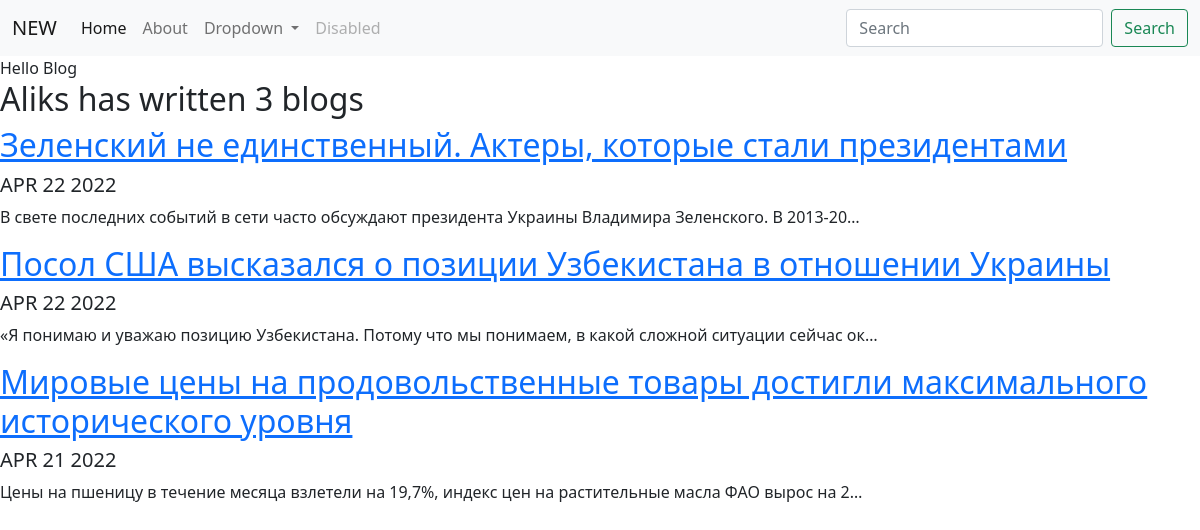
Screenshot of /blog/ with the database file from the repository.
### blog/models.py (models this page shows, shortened)
class Blog(models.Model):
    title = models.CharField(max_length=200)
    description = models.TextField()
    date = models.DateField()

### blog/views.py (the view)
# urls.py: path('', views.all_blogs, name='all_blogs'),
def all_blogs(request):
    blogs = Blog.objects.order_by('-date')
    return render(request, 'blog/all_blogs.html', {'blogs': blogs})

### blog/templates/blog/all_blogs.html
{% extends 'portfolio/base.html' %}
{% load static %}
{% block content %}
Hello Blog
<h2>Aliks has written {{ blogs.count }} blog{{ blogs.count|pluralize }}</h2>
{% for blog in blogs %}
<a href="{% url 'blog:detail' blog.id %}"><h2>{{ blog.title }}</h2></a>
<h5>{{ blog.date|date:'M d Y'|upper }}</h5>
<p>{{ blog.description|striptags|truncatechars:100 }}</p>
{% endfor %}
{% endblock %}

### rows the page displays
Blog: title "Зеленский не единственный. Актеры, которые стали президентами", date "APR 22 2022", description "В свете последних событий в сети часто обсуждают президента Украины Владимира Зеленского. В 2013-20…"
Blog: title "Посол США высказался о позиции Узбекистана в отношении Украины", date "APR 22 2022", description "«Я понимаю и уважаю позицию Узбекистана. Потому что мы понимаем, в какой сложной ситуации сейчас ок…"
Blog: title "Мировые цены на продовольственные товары достигли максимального исторического уровня", date "APR 21 2022", description "Цены на пшеницу в течение месяца взлетели на 19,7%, индекс цен на растительные масла ФАО вырос на 2…"

### other values shown
{{ blogs.count }} "3"
